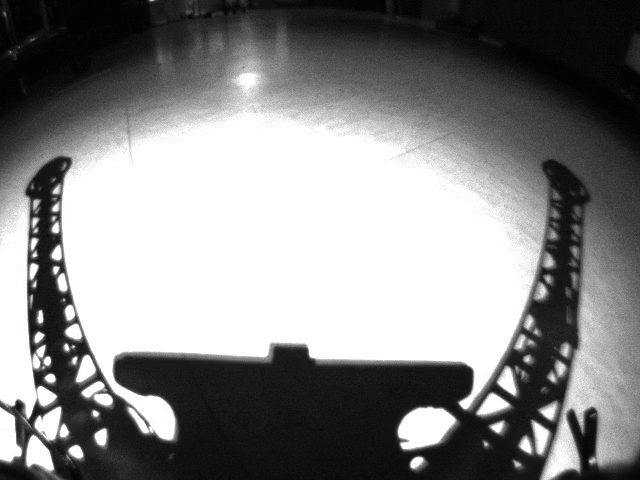
#> input picture frame 8 of opencv/src/py/tracking1.mp4, 640 x 480 px
$ python feature_tracking3.py
#> lines starting #> are read from the running program, lines starting #| are printed output that depends on the picture
#!/home/sagar/ROS/opencv/env/bin/python

import cv2 as cv
import numpy as np
import time

# params for ShiTomasi corner detection
feature_params = dict(maxCorners=100,
                      qualityLevel=0.1,
                      minDistance=2,
                      blockSize=2)
# Parameters for lucas kanade optical flow
lk_params = dict(winSize=(15, 15),
                 maxLevel=15,
                 criteria=(cv.TERM_CRITERIA_EPS | cv.TERM_CRITERIA_COUNT, 30, 0.1))
# Create some random colors
color = np.random.randint(0, 255, (100, 3))

cap = cv.VideoCapture("tracking1.mp4")
if not cap.isOpened():
    print("Cannot open camera")
    exit()
# Capture old frame
ret1, old_frame = cap.read()
#> old_frame is the input picture: shape (480, 640, 3); min 0, max 255, mean 133.6
if not ret1:
    print("Can't receive frame (stream end?). Exiting ...")
    exit()
# Resize
#old_frame_resized = cv.resize(old_frame, None, fx=0.3, fy=0.3, interpolation=cv.INTER_AREA)
row, column, channels = old_frame.shape
#> row = 480; column = 640; channels = 3
old_roi = old_frame[137:row, 0:column]
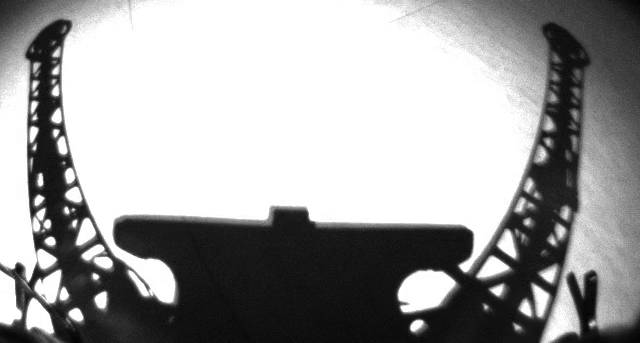
#> old_roi: shape (343, 640, 3); min 1, max 255, mean 161

# Grayscale
old_gray = cv.cvtColor(old_roi, cv.COLOR_BGR2GRAY)
old_laplacian = cv.Laplacian(old_gray, ddepth=-1, ksize=5)
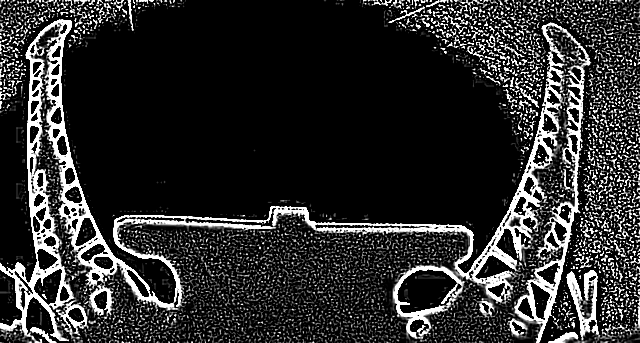
#> old_laplacian: shape (343, 640); min 0, max 255, mean 44.3
# Corner detection
p0 = cv.goodFeaturesToTrack(old_gray, mask=None, **feature_params)
#> p0 = 100 rows, first 8: [42, 280], [40, 279], [76, 221], [45, 209], [41, 174], [44, 198], [73, 210], [34, 149]
# ti = time.time()
# Create a mask image for drawing purposes
mask = np.zeros_like(old_roi)

while True:
    # Capture new frame
    ret2, new_frame = cap.read()
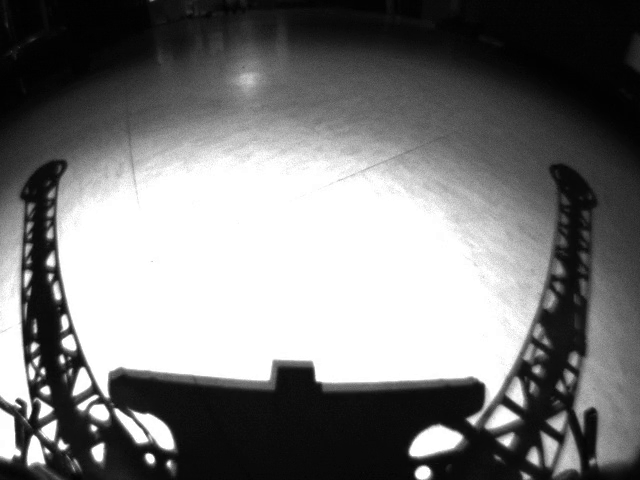
#> input picture frame 9 of opencv/src/py/tracking1.mp4, 640 x 480 px
#> new_frame is the input picture: shape (480, 640, 3); min 0, max 255, mean 120.8
    # if frame is read correctly ret is True
    if not ret2:
        print("Can't receive frame (stream end?). Exiting ...")
        break
    # Resize
    #new_frame_resized = cv.resize(new_frame, None, fx=0.3, fy=0.3, interpolation=cv.INTER_AREA)
    # Shape
    row, column, channels = new_frame.shape
    new_roi = new_frame[137:row, 0:column]
    # Grayscale
    new_gray = cv.cvtColor(new_roi, cv.COLOR_BGR2GRAY)
    new_laplacian = cv.Laplacian(new_gray, ddepth=-1, ksize=5)
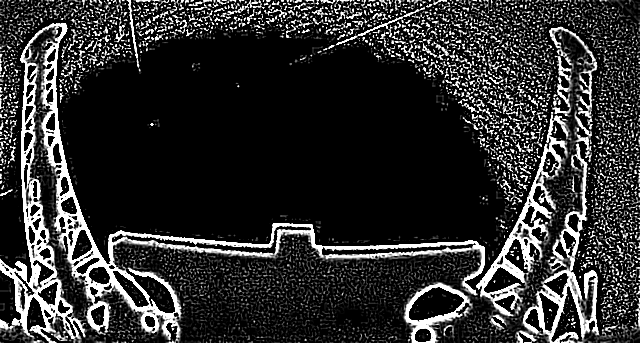
#> new_laplacian: shape (343, 640); min 0, max 255, mean 46.2
    # calculate optical flow
    p1, st, err = cv.calcOpticalFlowPyrLK(old_gray, new_gray, p0, None, **lk_params)
#> p1 = 100 rows, first 8: [36.96, 298.4], [34.97, 298.1], [72.13, 233.1], [38.77, 220.6], [35.6, 196.2], [38.05, 208.4], [68.47, 221.8], [28, 156.5]; st = 100 values from 1 to 1; err = 100 values, max 175.5 at index 45, min 7.03 at index 63, mean 30.68
    # tf = time.time()

    # Select good points
    if p1 is not None:
        good_new = p1[st == 1]
#> good_new = 100 pairs, first value 0.505 to 590.9, second value 92.43 to 341.5
        good_old = p0[st == 1]
#> good_old = 100 pairs, first value 1 to 590, second value 56 to 332
    else:
        break

    # draw the tracks
    for i, (new, old) in enumerate(zip(good_new, good_old)):
        a, b = new.ravel()
        c, d = old.ravel()
        mask = cv.line(mask, (int(a), int(b)), (int(c), int(d)), color[i].tolist(), 2)
        new_roi = cv.circle(new_roi, (int(a), int(b)), 5, color[i].tolist(), -1)
#> this loop made 100 passes
#> (a, b, c, d) on passes 1 to 12: (36.96, 298.4, 42, 280), (34.97, 298.1, 40, 279), (72.13, 233.1, 76, 221), (38.77, 220.6, 45, 209), (35.6, 196.2, 41, 174), (38.05, 208.4, 44, 198), (68.47, 221.8, 73, 210), (28, 156.5, 34, 149), (25.6, 168.6, 32, 159), (25.08, 149.8, 32, 113), (28.8, 280.1, 28, 281), (153.5, 303.3, 154, 295)
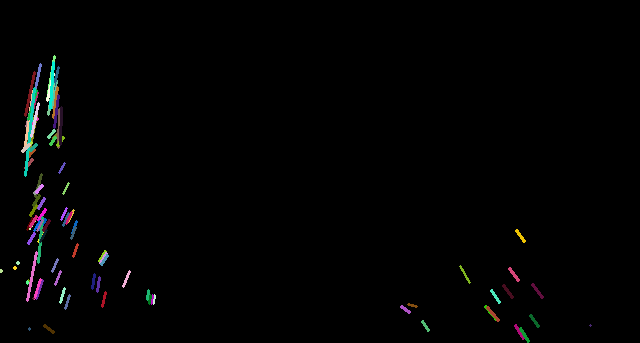
#> mask: shape (343, 640, 3); mean of channels 0, 1, 2 2.5, 2.4, 2.3; drawn as B, G, R
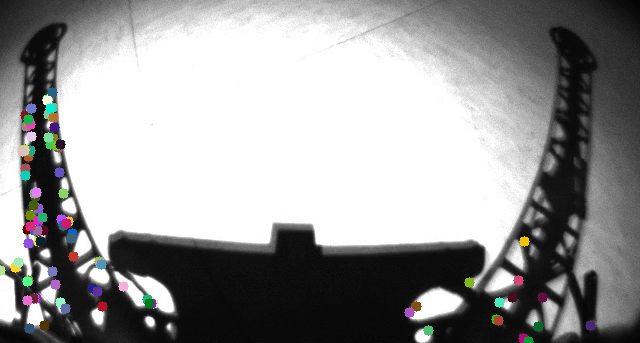
#> new_roi: shape (343, 640, 3); mean B, G, R 152.5, 152.5, 152.6
    img = cv.add(new_roi, mask)
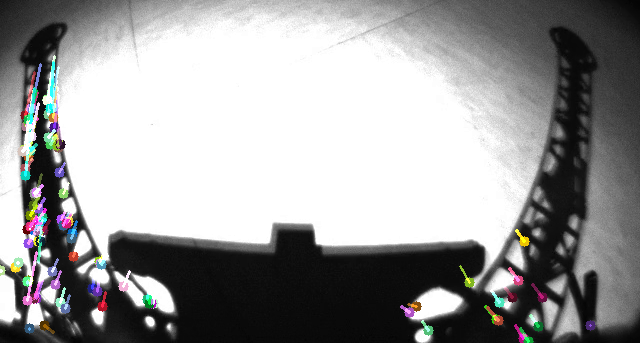
#> img: shape (343, 640, 3); mean B, G, R 154.3, 154.2, 154.2
    # Display the resulting frame
    cv.imshow('frame', img)
    if cv.waitKey(0) == ord("q"):
#> (key q is pressed here)
        break

    # [8 lines of commented-out code are left out]
    old_gray = new_gray.copy()
    p0 = good_new.reshape(-1, 1, 2)

cv.destroyAllWindows()

$ run again, starting later in the video
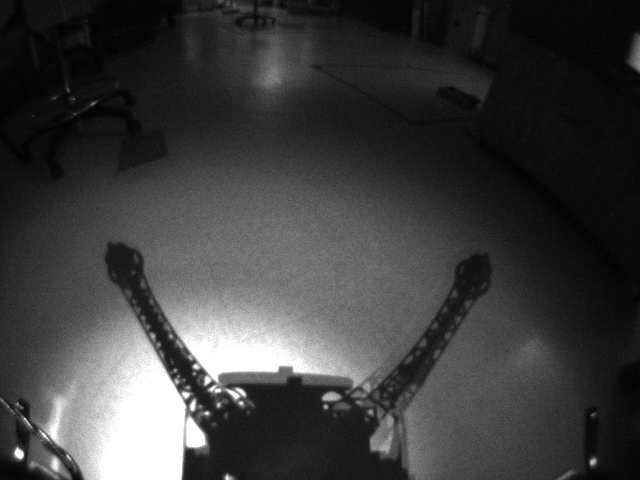
#> input picture frame 38 of opencv/src/py/tracking1.mp4, 640 x 480 px
#> old_frame is the input picture: shape (480, 640, 3); min 1, max 255, mean 61.5
#> p0 = 100 rows, first 8: [24, 281], [42, 296], [245, 259], [227, 339], [189, 257], [236, 252], [17, 311], [208, 276]
#> p1 = 100 rows, first 8: [23.93, 280.9], [41.74, 295.8], [246.2, 258.9], [228.2, 339.2], [190.1, 256.8], [237, 251.8], [17.02, 310.8], [209.1, 275.9]; st = 100 values from 1 to 1; err = 100 values, max 9.23 at index 46, min 2.51 at index 85, mean 5.4
#> good_new = 100 pairs, first value 8.03 to 595, second value 197.7 to 339.2
#> good_old = 100 pairs, first value 8 to 595, second value 198 to 339
#> the loop `for i, (new, old) in enumerate(zip(good_new, good_old)):` made 100 passes
#> (a, b, c, d) on passes 1 to 8: (23.93, 280.9, 24, 281), (41.74, 295.8, 42, 296), (246.2, 258.9, 245, 259), (228.2, 339.2, 227, 339), (190.1, 256.8, 189, 257), (237, 251.8, 236, 252), (17.02, 310.8, 17, 311), (209.1, 275.9, 208, 276)
#> after the loop `for i, (new, old) in enumerate(zip(good_new, good_old)):`:
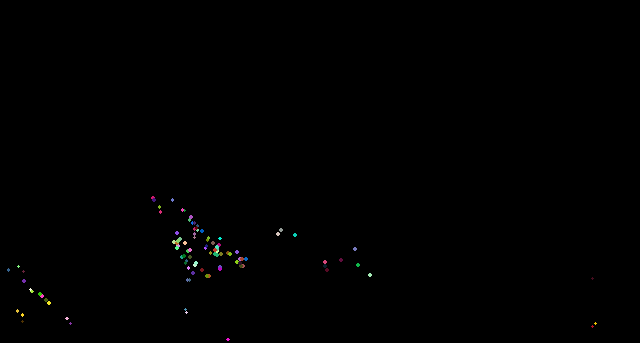
#> mask: shape (343, 640, 3); mean of channels 0, 1, 2 0.5, 0.5, 0.5; drawn as B, G, R
#> after the loop `for i, (new, old) in enumerate(zip(good_new, good_old)):`:
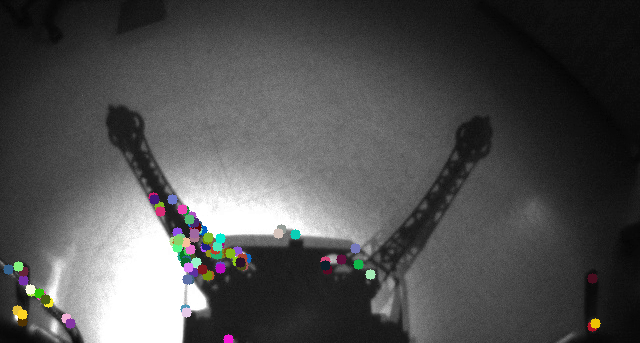
#> new_roi: shape (343, 640, 3); mean B, G, R 79.6, 79.7, 79.7
